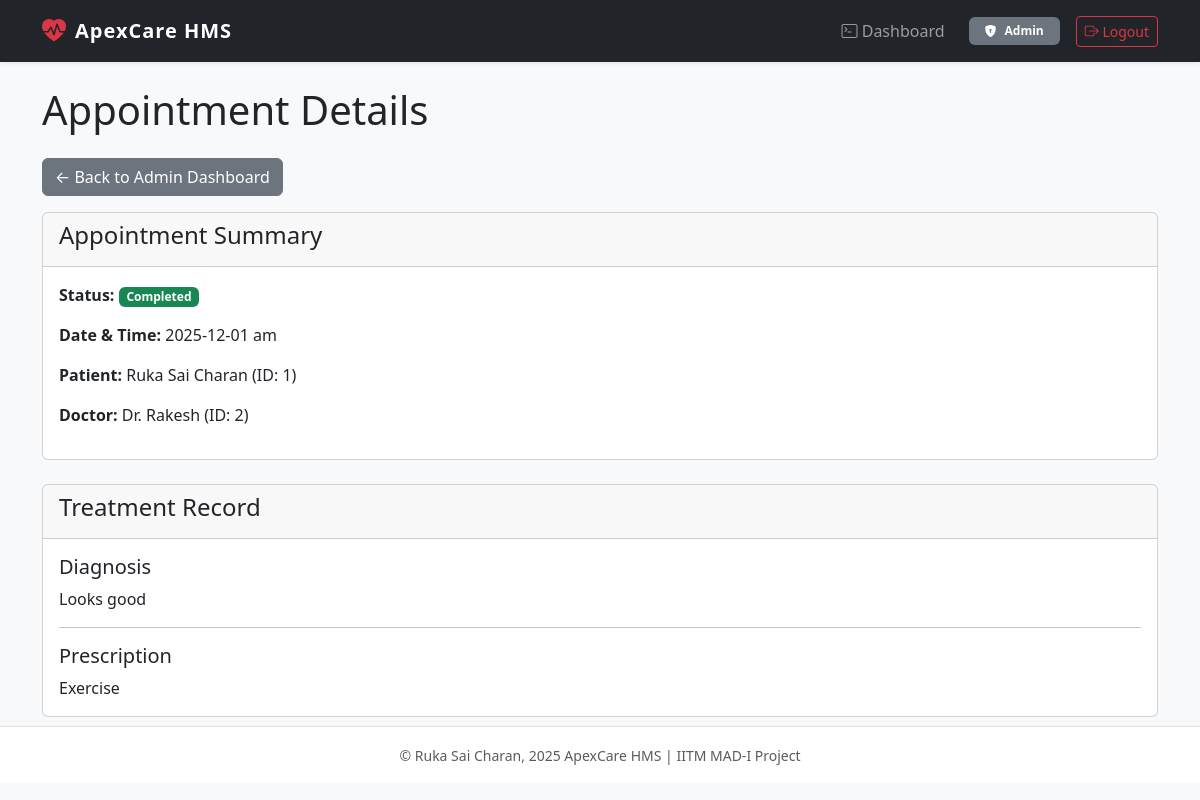
The app's page /admin/view_treatment/3 (signed in) with its own data.
### models.py (models this page shows)
class Appointment(db.Model):
    id = db.Column(db.Integer, primary_key=True)
    patient_id = db.Column(db.Integer, db.ForeignKey('patient.id'), nullable=False)
    doctor_id = db.Column(db.Integer, db.ForeignKey('doctor.id'), nullable=False)
    appointment_date = db.Column(db.String(100), nullable=False)
    status = db.Column(db.String(50), default='Booked') # e.g., Booked, Completed, Cancelled

class Patient(db.Model):
    id = db.Column(db.Integer, primary_key=True)
    user_id = db.Column(db.Integer, db.ForeignKey('user.id'), nullable=False)
    name = db.Column(db.String(100), nullable=False)
    contact = db.Column(db.String(100))

class Doctor(db.Model):
    id = db.Column(db.Integer, primary_key=True)
    user_id = db.Column(db.Integer, db.ForeignKey('user.id'), nullable=False)
    department_id = db.Column(db.Integer, db.ForeignKey('department.id'), nullable=False)
    name = db.Column(db.String(100), nullable=False)
    dob = db.Column(db.DateTime, nullable=False)
    experience = db.Column(db.Integer, nullable=False)
    specialization = db.Column(db.String(100), nullable=False)
    qualifications = db.Column(db.String(100), nullable=True)
    availability = db.Column(db.String(200), default='{}')

class Treatment(db.Model):
    id = db.Column(db.Integer, primary_key=True)
    appointment_id = db.Column(db.Integer, db.ForeignKey('appointment.id'), nullable=False)
    visit_type =  db.Column(db.String(50), default='Routine', nullable=False)
    test_done = db.Column(db.String(50), nullable=False)
    diagnosis = db.Column(db.String(100), nullable=False)
    prescription = db.Column(db.Text, nullable=False)

### app.py (the view)
@app.route('/admin/view_treatment/<int:app_id>')
def admin_view_treatment(app_id):
    if 'user_id' not in session or session.get('role') != 'admin':
        flash('You do not have permission.')
        return redirect(url_for('login'))
    appointment = Appointment.query.get_or_404(app_id)
    patient = Patient.query.get(appointment.patient_id)
    doctor = Doctor.query.get(appointment.doctor_id)
    treatment = Treatment.query.filter_by(appointment_id=app_id).first()
    return render_template(
        'admin_view_treatment.html',
        appointment=appointment,
        patient=patient,
        doctor=doctor,
        treatment=treatment
    )

### templates/admin_view_treatment.html
{% extends "base.html" %}
{% block content %}
    <h1 class="my-4">Appointment Details</h1>
    <a href="{{ url_for('admin_dashboard') }}" class="btn btn-secondary mb-3">&larr; Back to Admin Dashboard</a>
    <div class="card">
        <div class="card-header">
            <h4>Appointment Summary</h4>
        </div>
        <div class="card-body">
            <p><strong>Status:</strong>
                <span class="badge
                    {% if appointment.status == 'Completed' %}bg-success
                    {% elif appointment.status == 'Cancelled' %}bg-danger
                    {% else %}bg-primary
                    {% endif %}
                ">{{ appointment.status }}</span>
            </p>
            <p><strong>Date & Time:</strong> {{ appointment.appointment_date }}</p>
            <p><strong>Patient:</strong> {{ patient.name }} (ID: {{ patient.id }})</p>
            <p><strong>Doctor:</strong> Dr. {{ doctor.name }} (ID: {{ doctor.id }})</p>
        </div>
    </div>
    {% if treatment %}
        <div class="card mt-4">
            <div class="card-header">
                <h4>Treatment Record</h4>
            </div>
            <div class="card-body">
                <h5 class="card-title">Diagnosis</h5>
                <p class="card-text">{{ treatment.diagnosis }}</p>
                <hr>
                <h5 class="card-title">Prescription</h5>
                <p class="card-text">{{ treatment.prescription }}</p>
            </div>
        </div>
    {% elif appointment.status == 'Booked' %}
        <div class="alert alert-info mt-4">
            This appointment is still booked. No treatment has been recorded.
        </div>
    {% elif appointment.status == 'Cancelled' %}
        <div class="alert alert-danger mt-4">
            This appointment was cancelled.
        </div>
    {% endif %}
{% endblock %}

### records on screen
Appointment: status "Completed", appointment_date "2025-12-01 am"
Patient: name "Ruka Sai Charan", id "1"
Doctor: name "Rakesh", id "2"
Treatment: diagnosis "Looks good", prescription "Exercise"

### other values on screen
{{ session.role|capitalize }} "Admin"
